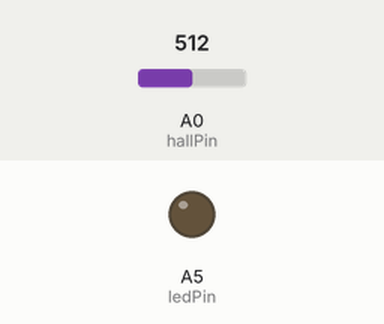
Simulated run of this program. Board: Arduino Nano 33 IoT. Shown: output pins drawn as LEDs (lit = HIGH). The test bench sets the inputs (shaded band); at power-on: A0 (hallPin) = 512.

Above: at 1.2 s.
1.3 s: A0 (hallPin) set to 411
2.8 s: A0 (hallPin) set to 382
At 3.1 s:
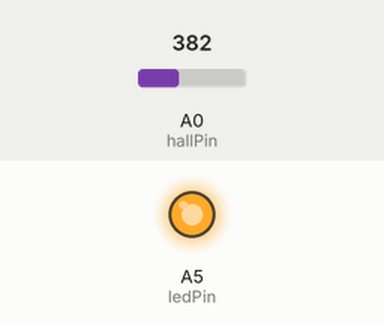
4.3 s: A0 (hallPin) set to 410
At 5.5 s:
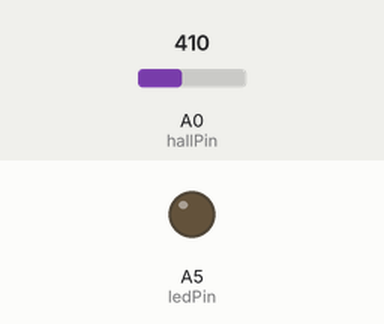
5.8 s: A0 (hallPin) set to 390
At 6.7 s:
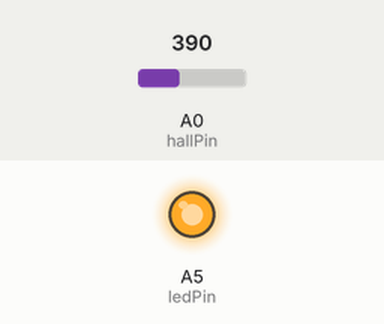
Timing chart, 0 to 8.3 s (numbered marks = the images above; inputs shaded):
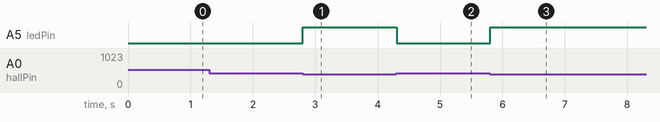

The program:

main.cpp
```cpp
#include <Arduino.h>

int hallPin = A0;
int hallValue;
int ledPin = 19;

void setup() {
    pinMode(hallPin, INPUT);
    pinMode(ledPin, OUTPUT);
}

void loop() {
    hallValue = analogRead(hallPin);
    if (hallValue < 400 || hallValue > 700)
    {
        digitalWrite(ledPin, HIGH);
    }
    else
    {
        digitalWrite(ledPin, LOW);
    }

    delay(100);
}
```

Measured:
- the behaviour switches between 400 and 399 on A0 (hallPin) (found by bisection; images 0 and 1)
- after the input at 1.3 s, every drawn part: stays the same
- after the input at 2.8 s, A5 (ledPin): LOW → HIGH at once
- after the input at 4.3 s, A5 (ledPin): HIGH → LOW at once
- after the input at 5.8 s, A5 (ledPin): LOW → HIGH at once
